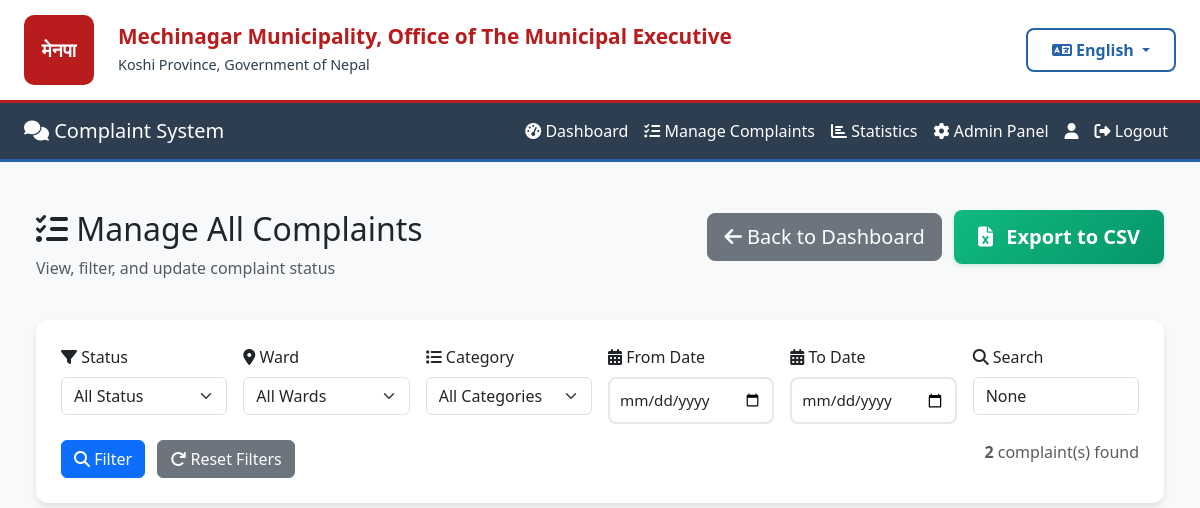
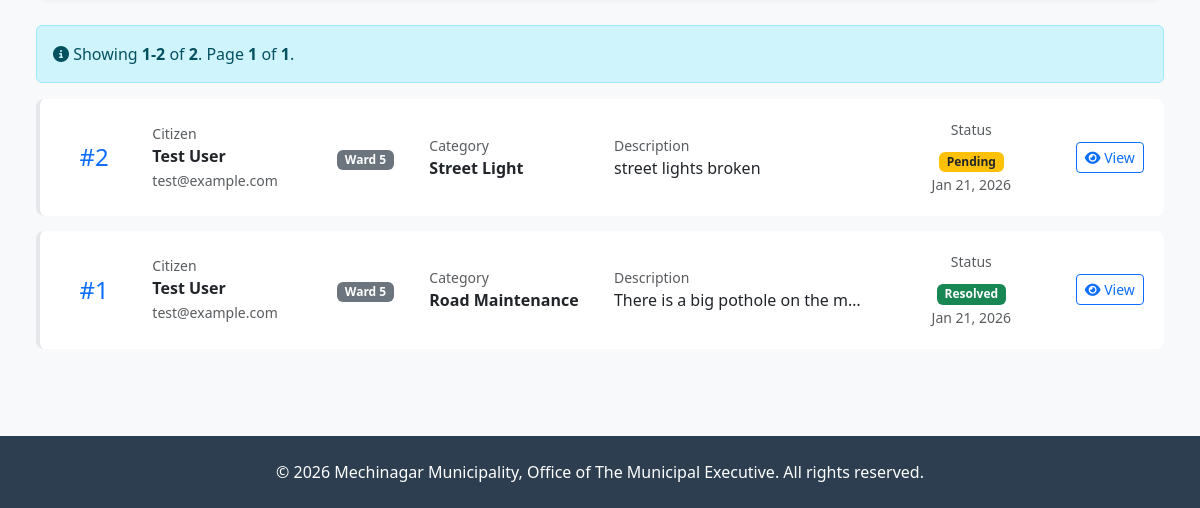
Page /complaints/admin/list/ (signed in) on the earlier database version (2 pictures, top to bottom).
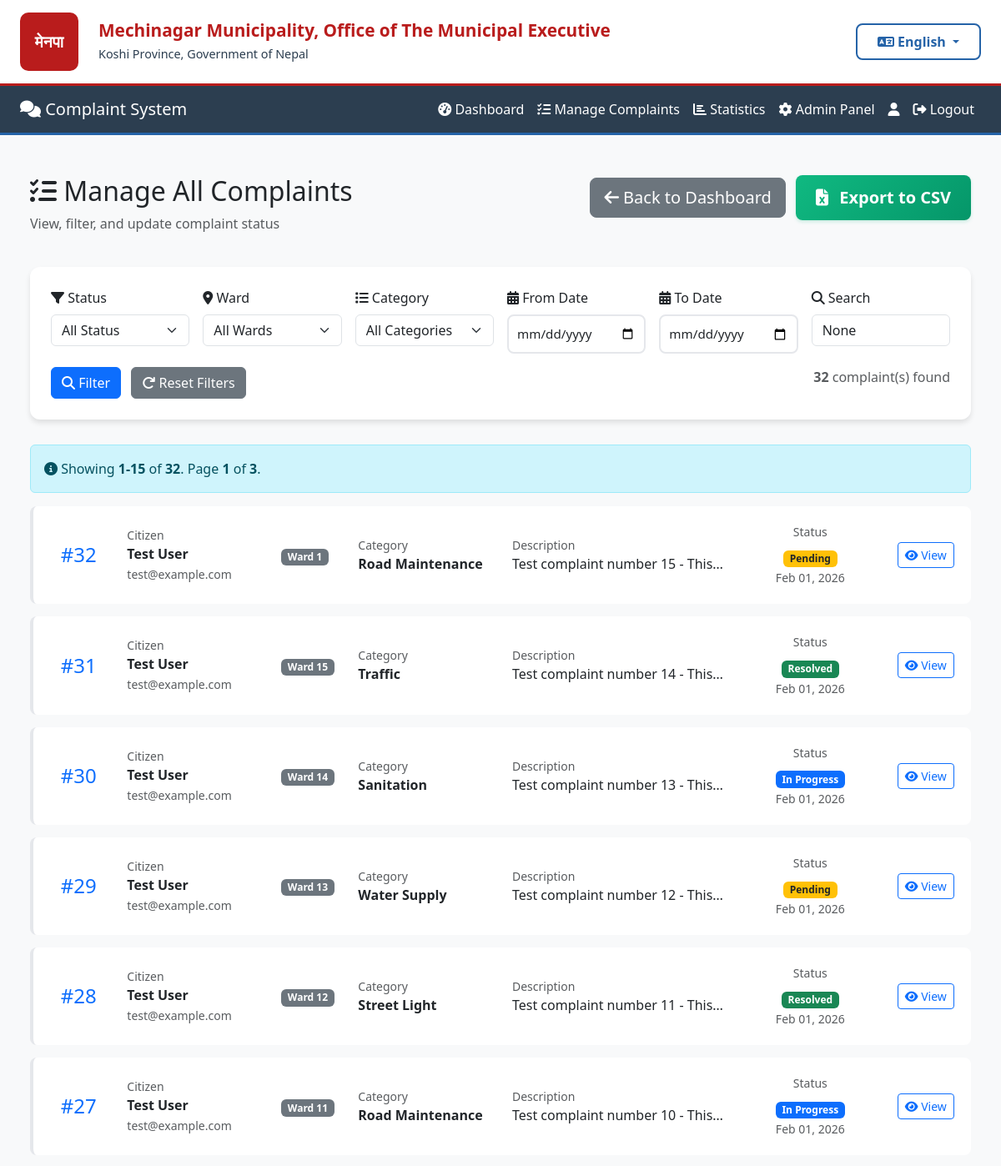
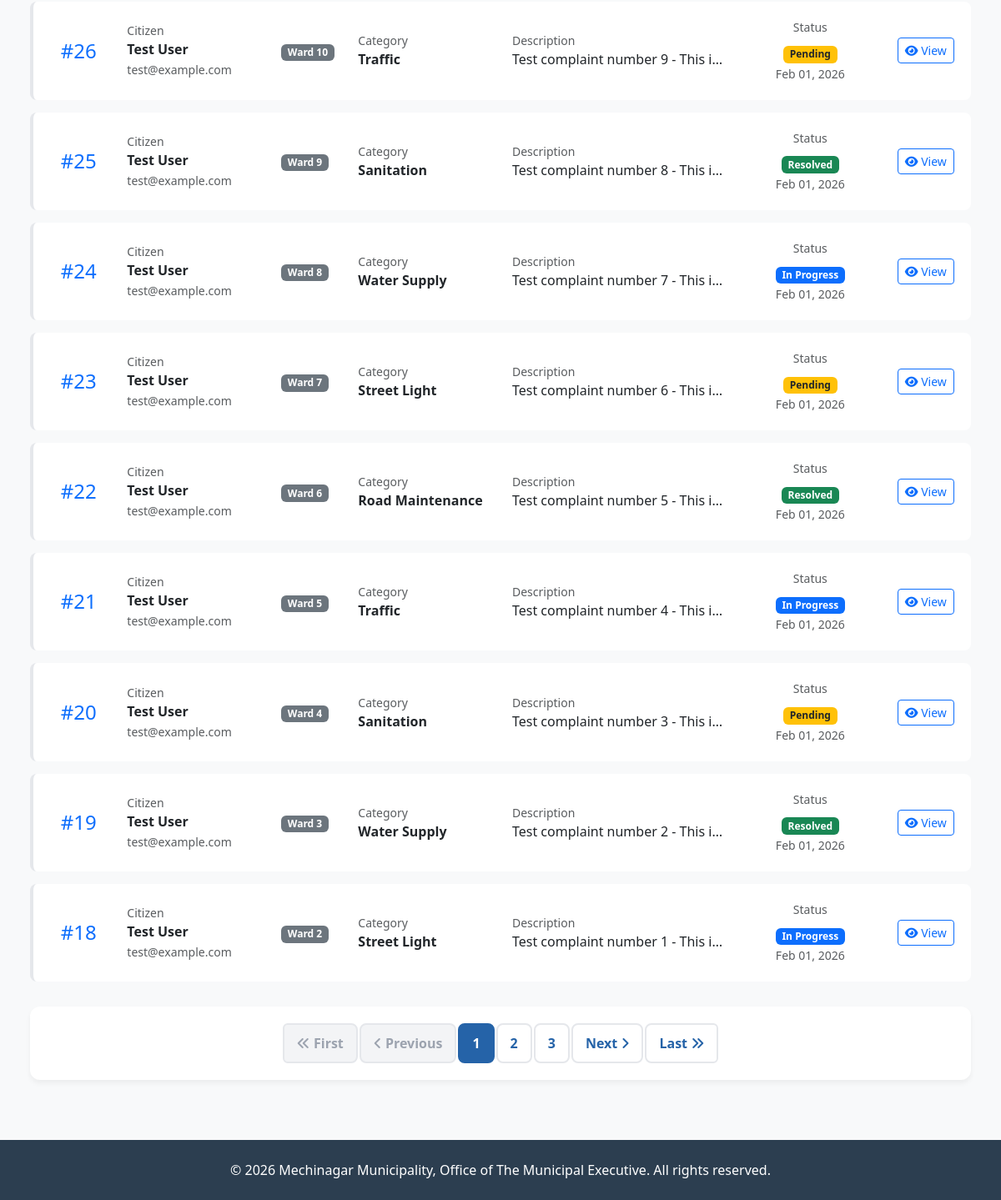
Same page on the later database version (2 pictures, top to bottom).
### complaints/models.py (models this page shows, shortened)
class Complaint(models.Model):
    STATUS_CHOICES = [
        ('Pending', 'Pending'),
        ('In Progress', 'In Progress'),
        ('Resolved', 'Resolved'),
    ]
    CATEGORY_CHOICES = [
        ('Road Maintenance', 'Road Maintenance'),
        ('Street Light', 'Street Light'),
        ('Water Supply', 'Water Supply'),
        ('Sanitation', 'Sanitation'),
        ('Traffic', 'Traffic'),
        ('Parks', 'Parks & Recreation'),
        ('Other', 'Other'),
    ]
    WARD_CHOICES = [(str(i), f'Ward {i}') for i in range(1, 16)]
    user = models.ForeignKey(
        settings.AUTH_USER_MODEL,
        on_delete=models.CASCADE,
        related_name='complaints'
    )
    ward = models.CharField(
        max_length=2,
        choices=WARD_CHOICES,
        help_text="Select your ward number (1-15)"
    )
    category = models.CharField(max_length=100, choices=CATEGORY_CHOICES)
    description = models.TextField()
    image = models.ImageField(upload_to=complaint_image_path, blank=True, null=True)
    status = models.CharField(max_length=20, choices=STATUS_CHOICES, default='Pending')
    created_at = models.DateTimeField(auto_now_add=True)
    updated_at = models.DateTimeField(auto_now=True)
    class Meta:
        db_table = 'complaints'
        ordering = ['-created_at']
        verbose_name = 'Complaint'
        verbose_name_plural = 'Complaints'
        indexes = [
            models.Index(fields=['status', 'created_at']),
            models.Index(fields=['ward', 'status']),
        ]

### accounts/models.py (models this page shows, shortened)
class User(AbstractUser):
    WARD_CHOICES = [(str(i), f'Ward {i}') for i in range(1, 16)]
    fullname = models.CharField(max_length=200)
    phone = models.CharField(max_length=20, blank=True, null=True)
    address = models.TextField(blank=True, null=True)
    ward = models.CharField(
        max_length=2,
        choices=WARD_CHOICES,
        blank=True,
        null=True,
        help_text="Your ward number (1-15)"
    )
    created_at = models.DateTimeField(auto_now_add=True)
    class Meta:
        db_table = 'users'

### complaints/admin_views.py (the view, shortened to what this page needs)
# urls.py: path('admin/list/', admin_views.admin_complaint_list, name='admin_complaint_list'),
@login_required
@user_passes_test(is_admin)
def admin_complaint_list(request):
    complaints_list = Complaint.objects.select_related('user').order_by('-created_at')
    status_filter = request.GET.get('status')
    if status_filter:
        complaints_list = complaints_list.filter(status=status_filter)
    ward_filter = request.GET.get('ward')
    if ward_filter:
        complaints_list = complaints_list.filter(ward=ward_filter)
    category_filter = request.GET.get('category')
    if category_filter:
        complaints_list = complaints_list.filter(category=category_filter)
    search = request.GET.get('search')
    if search:
        complaints_list = complaints_list.filter(
            Q(description__icontains=search) |
            Q(user__fullname__icontains=search) |
            Q(user__email__icontains=search)
        )
    from_date = request.GET.get('from_date')
    to_date = request.GET.get('to_date')
    if from_date:
        try:
            from_date_obj = datetime.strptime(from_date, '%Y-%m-%d')
            complaints_list = complaints_list.filter(created_at__gte=from_date_obj)
        except ValueError:
            messages.error(request, 'Invalid from date format.')
    paginator = Paginator(complaints_list, 15)  # 15 complaints per page
    page = request.GET.get('page')
    try:
        complaints = paginator.page(page)
    except PageNotAnInteger:
        complaints = paginator.page(1)
    except EmptyPage:
        complaints = paginator.page(paginator.num_pages)
    context = {
        'complaints': complaints,
        'status_filter': status_filter,
        'ward_filter': ward_filter,
        'category_filter': category_filter,
        'search': search,
        'from_date': from_date,
        'to_date': to_date,
        'paginator': paginator,
    }
    return render(request, 'complaints/admin_complaint_list.html', context)

### complaints/admin_views.py (called while the page is built)
def is_admin(user):
    return user.is_staff

### core/context_processors.py (called while the page is built)
def language(request):
    lang = request.session.get('language', 'en')
    return {
        'lang': lang,
        'translations': get_lang_dict(lang),
        't': get_lang_dict(lang),  # Shorter alias
    }

### core/translation.py (called while the page is built)
def get_lang_dict(lang='en'):
    return TRANSLATIONS.get(lang, TRANSLATIONS['en'])

### complaints/templates/complaints/admin_complaint_list.html (shortened to what the changed rows need)
{% extends 'base.html' %}
{% block content %}
<div class="container-fluid py-4">
    <div class="row mb-4">
        <div class="col-md-6">
            <h2>
                <i class="fas fa-tasks"></i> {{ t.manage_all_complaints }}
            </h2>
        </div>
    </div>
    <div class="filter-card">
        <form method="get" id="filterForm" class="row g-3">
            <div class="col-12 mt-3">
                <div class="row">
                    <div class="col-md-6 text-end">
                        <span class="text-muted">
                            <strong>{{ paginator.count }}</strong> {{ t.complaints_found }}
                        </span>
                    </div>
                </div>
            </div>
        </form>
    </div>
    {% if complaints %}
        <div class="alert alert-info">
            <i class="fas fa-info-circle"></i>
            {% if lang == 'ne' %}
                <strong>{{ complaints.start_index }}-{{ complaints.end_index }}</strong> of <strong>{{ paginator.count }}</strong> देखाउँदै।
                पृष्ठ <strong>{{ complaints.number }}</strong> of <strong>{{ paginator.num_pages }}</strong>।
            {% else %}
                Showing <strong>{{ complaints.start_index }}-{{ complaints.end_index }}</strong> of <strong>{{ paginator.count }}</strong>.
                Page <strong>{{ complaints.number }}</strong> of <strong>{{ paginator.num_pages }}</strong>.
            {% endif %}
        </div>
        {% for complaint in complaints %}
            <div class="complaint-row">
                <div class="row align-items-center">
                    <div class="col-md-1 text-center">
                        <h4 class="mb-0 text-primary">#{{ complaint.id }}</h4>
                    </div>
                    <div class="col-md-2">
                        <small class="text-muted d-block">{{ t.citizen }}</small>
                        <strong>{{ complaint.user.fullname }}</strong><br>
                        <small class="text-muted">{{ complaint.user.email }}</small>
                    </div>
                    <div class="col-md-1">
                        <span class="badge bg-secondary">{{ t.ward }} {{ complaint.ward }}</span>
                    </div>
                    <div class="col-md-2">
                        <small class="text-muted d-block">{{ t.category }}</small>
                        <strong>
                            {% if complaint.category == 'Road Maintenance' %}{{ t.road_maintenance }}
                            {% elif complaint.category == 'Street Light' %}{{ t.street_light }}
                            {% elif complaint.category == 'Water Supply' %}{{ t.water_supply }}
                            {% elif complaint.category == 'Sanitation' %}{{ t.sanitation }}
                            {% elif complaint.category == 'Traffic' %}{{ t.traffic }}
                            {% elif complaint.category == 'Parks' %}{{ t.parks }}
                            {% else %}{{ t.other }}{% endif %}
                        </strong>
                    </div>
                    <div class="col-md-3">
                        <small class="text-muted d-block">{{ t.description }}</small>
                        <p class="mb-0 text-truncate">{{ complaint.description|truncatewords:10 }}</p>
                    </div>
                    <div class="col-md-2 text-center">
                        <small class="text-muted d-block mb-2">{{ t.status }}</small>
                        {% if complaint.status == 'Pending' %}
                            <span class="badge bg-warning text-dark">{{ t.pending }}</span>
                        {% elif complaint.status == 'In Progress' %}
                            <span class="badge bg-primary">{{ t.in_progress }}</span>
                        {% else %}
                            <span class="badge bg-success">{{ t.resolved }}</span>
                        {% endif %}
                        <br>
                        <small class="text-muted">{{ complaint.created_at|date:"M d, Y" }}</small>
                    </div>
                    <div class="col-md-1">
                        <a href="/complaints/admin/detail/{{ complaint.id }}/" class="btn btn-sm btn-outline-primary w-100">
                            <i class="fas fa-eye"></i> {{ t.view }}
                        </a>
                    </div>
                </div>
            </div>
        {% endfor %}
        {% if paginator.num_pages > 1 %}
        <div class="pagination-container">
            <nav aria-label="Page navigation">
                <ul class="pagination">
                    {% if complaints.has_previous %}
                        <li class="page-item">
                            <a class="page-link" href="?page=1{% if status_filter %}&status={{ status_filter }}{% endif %}{% if ward_filter %}&ward={{ ward_filter }}{% endif %}{% if category_filter %}&category={{ category_filter }}{% endif %}{% if search %}&search={{ search }}{% endif %}{% if from_date %}&from_date={{ from_date }}{% endif %}{% if to_date %}&to_date={{ to_date }}{% endif %}" aria-label="First">
                                <i class="fas fa-angle-double-left"></i> {% if lang == 'ne' %}पहिलो{% else %}First{% endif %}
                            </a>
                        </li>
                        <li class="page-item">
                            <a class="page-link" href="?page={{ complaints.previous_page_number }}{% if status_filter %}&status={{ status_filter }}{% endif %}{% if ward_filter %}&ward={{ ward_filter }}{% endif %}{% if category_filter %}&category={{ category_filter }}{% endif %}{% if search %}&search={{ search }}{% endif %}{% if from_date %}&from_date={{ from_date }}{% endif %}{% if to_date %}&to_date={{ to_date }}{% endif %}" aria-label="Previous">
                                <i class="fas fa-angle-left"></i> {% if lang == 'ne' %}अघिल्लो{% else %}Previous{% endif %}
                            </a>
                        </li>
                    {% else %}
                        <li class="page-item disabled">
                            <span class="page-link">
                                <i class="fas fa-angle-double-left"></i> {% if lang == 'ne' %}पहिलो{% else %}First{% endif %}
                            </span>
                        </li>
                        <li class="page-item disabled">
                            <span class="page-link">
                                <i class="fas fa-angle-left"></i> {% if lang == 'ne' %}अघिल्लो{% else %}Previous{% endif %}
                            </span>
                        </li>
                    {% endif %}
                    {% for num in paginator.page_range %}
                        {% if num == complaints.number %}
                            <li class="page-item active">
                                <span class="page-link">{{ num }}</span>
                            </li>
                        {% elif num > complaints.number|add:'-3' and num < complaints.number|add:'3' %}
                            <li class="page-item">
                                <a class="page-link" href="?page={{ num }}">{{ num }}</a>
                            </li>
                        {% endif %}
                    {% endfor %}
                    {% if complaints.has_next %}
                        <li class="page-item">
                            <a class="page-link" href="?page={{ complaints.next_page_number }}" aria-label="Next">
                                {% if lang == 'ne' %}अर्को{% else %}Next{% endif %} <i class="fas fa-angle-right"></i>
                            </a>
                        </li>
                        <li class="page-item">
                            <a class="page-link" href="?page={{ paginator.num_pages }}" aria-label="Last">
                                {% if lang == 'ne' %}अन्तिम{% else %}Last{% endif %} <i class="fas fa-angle-double-right"></i>
                            </a>
                        </li>
                    {% endif %}
                </ul>
            </nav>
        </div>
        {% endif %}
    {% endif %}
</div>
{% endblock %}

Differences in the rows shown:
no longer on this page (row unchanged): Complaint: id "2", citizen "Citizen", user.fullname "Test User", user.email "test@example.com", ward "Ward", ward "5", category "Category", street_light "Street Light", description "Description", description "street lights broken", status "Status", pending "Pending", created_at "Jan 21, 2026", view "View"
no longer on this page (row unchanged): Complaint: id "1", citizen "Citizen", user.fullname "Test User", user.email "test@example.com", ward "Ward", ward "5", category "Category", road_maintenance "Road Maintenance", description "Description", description "There is a big pothole on the m…", status "Status", resolved "Resolved", created_at "Jan 21, 2026", view "View"
added Complaint: id "32", citizen "Citizen", user.fullname "Test User", user.email "test@example.com", ward "Ward", ward "1", category "Category", road_maintenance "Road Maintenance", description "Description", description "Test complaint number 15 - Thi…", status "Status", pending "Pending", created_at "Feb 01, 2026", view "View"
added Complaint: id "31", citizen "Citizen", user.fullname "Test User", user.email "test@example.com", ward "Ward", ward "15", category "Category", traffic "Traffic", description "Description", description "Test complaint number 14 - Thi…", status "Status", resolved "Resolved", created_at "Feb 01, 2026", view "View"
added Complaint: id "30", citizen "Citizen", user.fullname "Test User", user.email "test@example.com", ward "Ward", ward "14", category "Category", sanitation "Sanitation", description "Description", description "Test complaint number 13 - Thi…", status "Status", in_progress "In Progress", created_at "Feb 01, 2026", view "View"
added Complaint: id "29", citizen "Citizen", user.fullname "Test User", user.email "test@example.com", ward "Ward", ward "13", category "Category", water_supply "Water Supply", description "Description", description "Test complaint number 12 - Thi…", status "Status", pending "Pending", created_at "Feb 01, 2026", view "View"
added Complaint: id "28", citizen "Citizen", user.fullname "Test User", user.email "test@example.com", ward "Ward", ward "12", category "Category", street_light "Street Light", description "Description", description "Test complaint number 11 - Thi…", status "Status", resolved "Resolved", created_at "Feb 01, 2026", view "View"
added Complaint: id "27", citizen "Citizen", user.fullname "Test User", user.email "test@example.com", ward "Ward", ward "11", category "Category", road_maintenance "Road Maintenance", description "Description", description "Test complaint number 10 - Thi…", status "Status", in_progress "In Progress", created_at "Feb 01, 2026", view "View"
added Complaint: id "26", citizen "Citizen", user.fullname "Test User", user.email "test@example.com", ward "Ward", ward "10", category "Category", traffic "Traffic", description "Description", description "Test complaint number 9 - This i…", status "Status", pending "Pending", created_at "Feb 01, 2026", view "View"
added Complaint: id "25", citizen "Citizen", user.fullname "Test User", user.email "test@example.com", ward "Ward", ward "9", category "Category", sanitation "Sanitation", description "Description", description "Test complaint number 8 - This i…", status "Status", resolved "Resolved", created_at "Feb 01, 2026", view "View"
added Complaint: id "24", citizen "Citizen", user.fullname "Test User", user.email "test@example.com", ward "Ward", ward "8", category "Category", water_supply "Water Supply", description "Description", description "Test complaint number 7 - This i…", status "Status", in_progress "In Progress", created_at "Feb 01, 2026", view "View"
added Complaint: id "23", citizen "Citizen", user.fullname "Test User", user.email "test@example.com", ward "Ward", ward "7", category "Category", street_light "Street Light", description "Description", description "Test complaint number 6 - This i…", status "Status", pending "Pending", created_at "Feb 01, 2026", view "View"
added Complaint: id "22", citizen "Citizen", user.fullname "Test User", user.email "test@example.com", ward "Ward", ward "6", category "Category", road_maintenance "Road Maintenance", description "Description", description "Test complaint number 5 - This i…", status "Status", resolved "Resolved", created_at "Feb 01, 2026", view "View"
added Complaint: id "21", citizen "Citizen", user.fullname "Test User", user.email "test@example.com", ward "Ward", ward "5", category "Category", traffic "Traffic", description "Description", description "Test complaint number 4 - This i…", status "Status", in_progress "In Progress", created_at "Feb 01, 2026", view "View"
added Complaint: id "20", citizen "Citizen", user.fullname "Test User", user.email "test@example.com", ward "Ward", ward "4", category "Category", sanitation "Sanitation", description "Description", description "Test complaint number 3 - This i…", status "Status", pending "Pending", created_at "Feb 01, 2026", view "View"
added Complaint: id "19", citizen "Citizen", user.fullname "Test User", user.email "test@example.com", ward "Ward", ward "3", category "Category", water_supply "Water Supply", description "Description", description "Test complaint number 2 - This i…", status "Status", resolved "Resolved", created_at "Feb 01, 2026", view "View"
added Complaint: id "18", citizen "Citizen", user.fullname "Test User", user.email "test@example.com", ward "Ward", ward "2", category "Category", street_light "Street Light", description "Description", description "Test complaint number 1 - This i…", status "Status", in_progress "In Progress", created_at "Feb 01, 2026", view "View"
Other differences:
{{ paginator.count }}: "2" → "32"
{{ complaints.end_index }}: "2" → "15"
{{ paginator.num_pages }}: "1" → "3"
text now shown: "First Previous Next Last"
new list line: "1"
new list line: "2"
new list line: "3"
